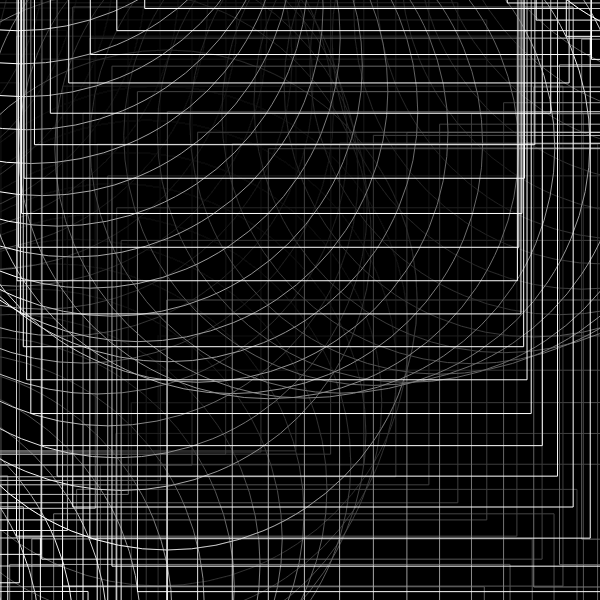
Frame 1 (no input)
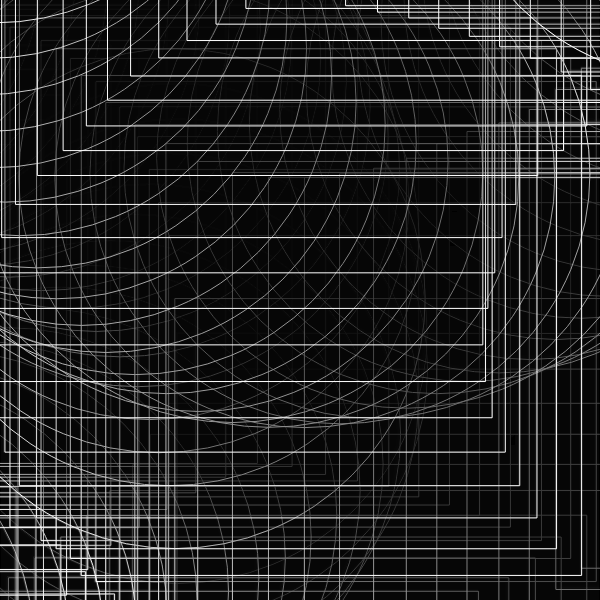
Frame 60 (no input)
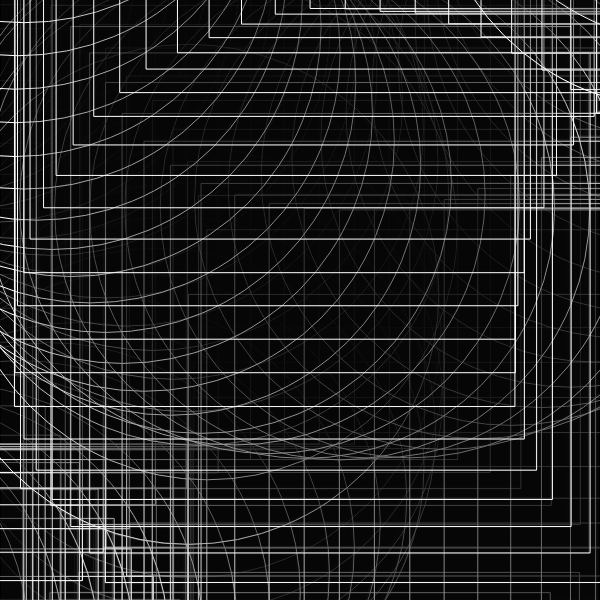
Frame 120 (the mouse pressed at the canvas centre since frame 60)

The p5.js sketch that drew these frames (run headless with seeded random() and noise() and a simulated clock; from frame 60 on, the mouse is pressed at the canvas centre):

// p5.js sketch
// ── sketch.js
var yoff = 0;
var xPos = -200;
var _hue = 100;
var yPos = 300;

/*
Inspo from larry larryson's color smoke sketch

Mods + code Nina Lutz 2021
*/

function setup () {
  w = 600;
    var canvas;
    if(windowWidth>=600 && windowHeight >=600){
      canvas = createCanvas(600, 600);
    }
    else{
      canvas = createCanvas(windowWidth, windowHeight - 100);
    }

    var x = (windowWidth - width) / 2;
    var y = (windowHeight - height) / 2;

    canvas.position(x, y);

    background(0);

  noFill();

  translate(windowWidth/2, windowHeight/2);
}

function draw() {
  background(0, 20)
  if(xPos<800)
  {
    bomb(300,xPos + 50*sin(frameCount*0.004), 250 + 50*cos(frameCount*0.004));
    bomb(300, 300 + 50*cos(frameCount*0.0002), xPos + 50*sin(frameCount*0.004));
    xPos+=0.3;    
  }
      fill(255);
      noStroke();
    // text("2.9.21", 30, height-30)

}

function bomb(r,x,y)  {
    stroke(255);
  strokeWeight(1)
  fill(0, 15)
  push();
  translate(x,y);
  // beginShape();
  var xoff = 0;
  var xIN = 0;
  var yIN = 0;
  for(var a = 0; a<TWO_PI; a+=0.1) {
    var offset = map(noise(xoff,yoff),0,1,0,100);
    var _r = r + offset;
    var _x = _r * cos(a);
    var _y = _r * sin(a);
    
    if(a==0){
      xIN = _x;
      yIN = _y;
    }
    else if(a>TWO_PI-0.1)
    {
      _x = xIN;
      _y = yIN;
    }
    // vertex(_x,_y);
    
    rect(_x, _y, 500, 500);
        ellipse(_x, _y, 500, 500);
    xoff += 0.1;
  }
  yoff += 0.01;
  // endShape();
  pop();
}
